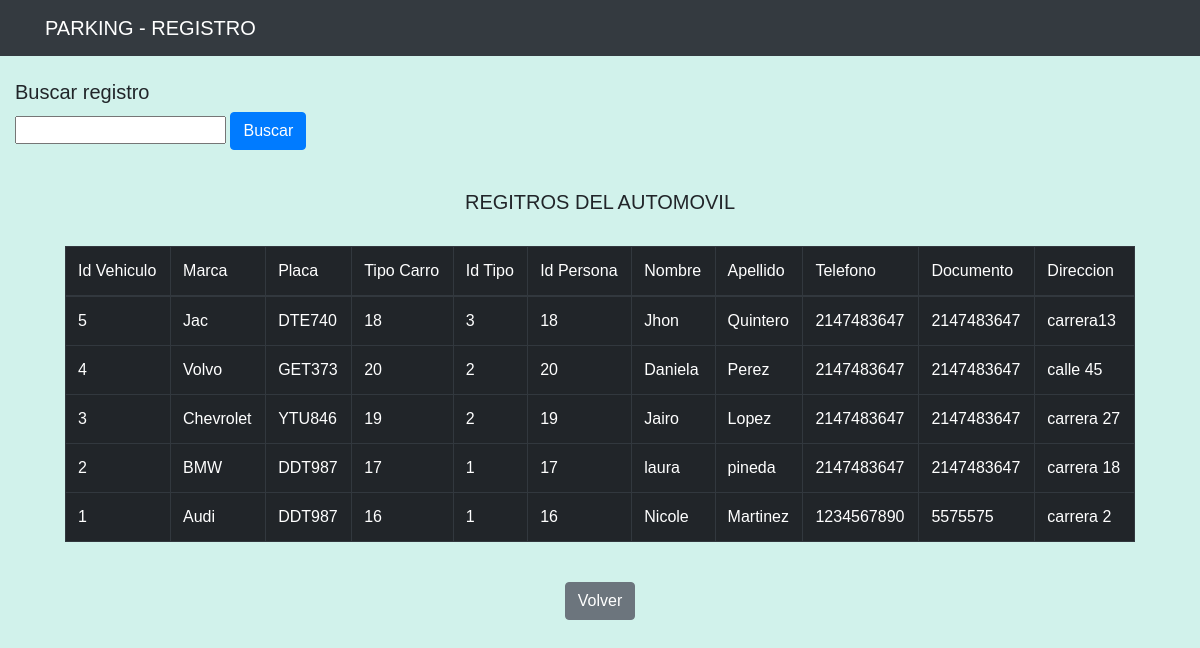
Screenshot of /buscarc.php with the database file from the repository.
### tables this page shows
CREATE TABLE `vehiculo` (
  `idVehiculo` int(10) NOT NULL,
  `Marca` varchar(100) NOT NULL,
  `placa` varchar(6) NOT NULL,
  `idPersona` int(10) NOT NULL,
  `idTipo` int(10) NOT NULL
);

CREATE TABLE `persona` (
  `idPersona` int(10) NOT NULL,
  `Nombre` varchar(100) NOT NULL,
  `Apellido` varchar(20) NOT NULL,
  `Telefono` int(10) NOT NULL,
  `num_documento` int(10) NOT NULL,
  `Direccion` varchar(20) NOT NULL
);

### buscarc.php (the view, shortened to what this page needs)
<?php include("include/header.php") ?>
<html lang="es">
<body>
    <div class="col-md-4">
        <br><h5>Buscar registro</h5>
        <div class="form-group mb-2">
            <form action="buscarc.php" method="POST">
                <input class="form" type="text" name="buscar" id="" placeholder="">
                <input class="btn btn-primary" type="submit" value="Buscar">
            </form>
        </div>
    </div><br>
<center>
<div class="col-md-11">
        <table  class="table table-bordered table-dark">
            <thead >
                <tr>
                    <h5>REGITROS DEL AUTOMOVIL</h5><br>
                    <td>Id Vehiculo</td>
                    <td>Marca</td>
                    <td>Placa</td>
                    <td>Tipo Carro</td>
                    <td>Id Tipo</td>
                    <td>Id Persona</td>
                    <td>Nombre</td>
                    <td>Apellido</td>
                    <td>Telefono</td>
                    <td>Documento</td>
                    <td>Direccion</td>
                </tr>
            </thead>
            <tbody>
                <?php
                $buscar = $_POST['buscar'];
                $cnx = mysqli_connect("localhost", "root", "", "parqueadero");
                $sql = "SELECT *  FROM  vehiculo JOIN persona on vehiculo.idPersona =persona.idPersona WHERE idVehiculo like '$buscar' '%' order by idVehiculo desc  " ;
                $rta = mysqli_query($cnx, $sql);
                while ($mostrar = mysqli_fetch_row($rta)) {
                    ?>
                    <tr>
                        <td><?php echo $mostrar[0] ?></td>
                        <td><?php echo $mostrar[1] ?></td>
                        <td><?php echo $mostrar[2] ?></td>
                        <td><?php echo $mostrar[3] ?></td>
                        <td><?php echo $mostrar[4] ?></td>
                        <td><?php echo $mostrar[5] ?></td>
                        <td><?php echo $mostrar[6] ?></td>
                        <td><?php echo $mostrar[7] ?></td>
                        <td><?php echo $mostrar[8] ?></td>
                        <td><?php echo $mostrar[9] ?></td>
                        <td><?php echo $mostrar[10] ?></td>
                    </tr>
                    <?php
                }
                ?>
            </tbody>
        </table>
    </div>
</center>
<center><br><a class="btn btn-secondary" href="indexc.php" role="button">Volver</a></center>
</body>
</html>
<?php include("include/footer.php") ?>

### include/header.php (shortened to what this page needs)
<!DOCTYPE html>
<html>
<head>
	<link rel="stylesheet" href="https://maxcdn.bootstrapcdn.com/bootstrap/4.0.0/css/bootstrap.min.css">
	<link rel="stylesheet" href="css/estilos.css">
</head>
<body>
	<nav class="navbar navbar-dark bg-dark">
		<div class="container">
			<a href="index.php" class="navbar-brand"> PARKING - REGISTRO </a>
		</div>
	</nav>

### include/footer.php (shortened to what this page needs)
</body>
</html>

### css/estilos.css (style rules this page uses)
* { margin: 0; padding: 0; box-sizing: border-box; font-family: 'Montserrat Alternates', sans-serif; }
body { height: 500px; background: #D1F2EB; background-repeat:no-repeat; background-position-x:center; background-position-y:center; background-size: 10rem; }

### rows the page displays
vehiculo: idVehiculo "5", Marca "Jac", placa "DTE740", idPersona "18", idTipo "3", idPersona.idPersona "18", idPersona.Nombre "Jhon", idPersona.Apellido "Quintero", idPersona.Telefono "2147483647", idPersona.num_documento "2147483647", idPersona.Direccion "carrera13"
vehiculo: idVehiculo "4", Marca "Volvo", placa "GET373", idPersona "20", idTipo "2", idPersona.idPersona "20", idPersona.Nombre "Daniela", idPersona.Apellido "Perez", idPersona.Telefono "2147483647", idPersona.num_documento "2147483647", idPersona.Direccion "calle 45"
vehiculo: idVehiculo "3", Marca "Chevrolet", placa "YTU846", idPersona "19", idTipo "2", idPersona.idPersona "19", idPersona.Nombre "Jairo", idPersona.Apellido "Lopez", idPersona.Telefono "2147483647", idPersona.num_documento "2147483647", idPersona.Direccion "carrera 27"
vehiculo: idVehiculo "2", Marca "BMW", placa "DDT987", idPersona "17", idTipo "1", idPersona.idPersona "17", idPersona.Nombre "laura", idPersona.Apellido "pineda", idPersona.Telefono "2147483647", idPersona.num_documento "2147483647", idPersona.Direccion "carrera 18"
vehiculo: idVehiculo "1", Marca "Audi", placa "DDT987", idPersona "16", idTipo "1", idPersona.idPersona "16", idPersona.Nombre "Nicole", idPersona.Apellido "Martinez", idPersona.Telefono "1234567890", idPersona.num_documento "5575575", idPersona.Direccion "carrera 2"
